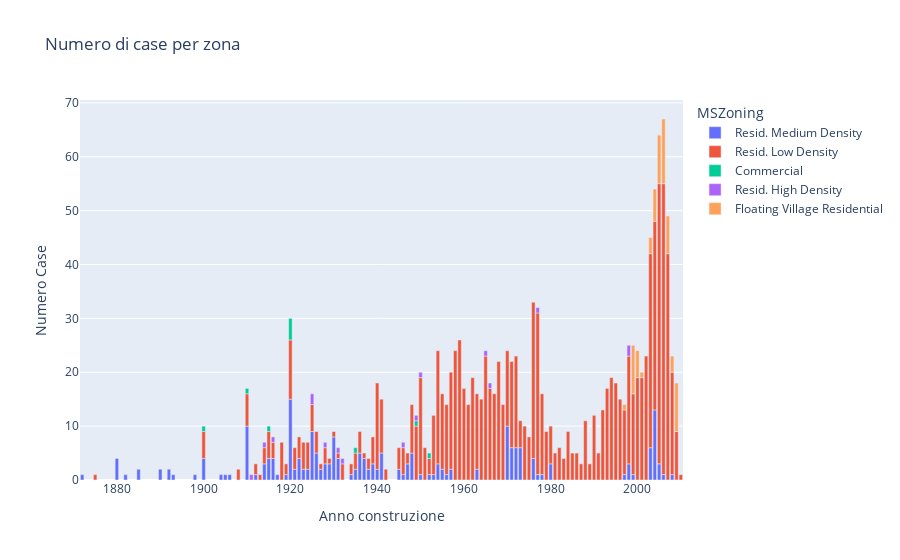

Notebook code for this chart:
### Code cell
#Number house per year and tipology of house

houses_per_year_type = new_data.groupby(["YearBuilt","MSZoning"]).count()
houses_per_year_type.reset_index(level=1, inplace=True)
houses_per_year_type.reset_index(level=0, inplace=True)
houses_per_year_type = houses_per_year_type[["YearBuilt","MSZoning","SalePrice"]].rename(columns={'SalePrice':"count"})
houses_per_year_type['MSZoning'] = houses_per_year_type['MSZoning'].replace(['A'],'Agriculture')
houses_per_year_type['MSZoning'] = houses_per_year_type['MSZoning'].replace(['C (all)'],'Commercial')
houses_per_year_type['MSZoning'] = houses_per_year_type['MSZoning'].replace(['FV'],'Floating Village Residential')
houses_per_year_type['MSZoning'] = houses_per_year_type['MSZoning'].replace(['I'],'Industrial')
houses_per_year_type['MSZoning'] = houses_per_year_type['MSZoning'].replace(['RH'],'Resid. High Density')
houses_per_year_type['MSZoning'] = houses_per_year_type['MSZoning'].replace(['RL'],'Resid. Low Density')
houses_per_year_type['MSZoning'] = houses_per_year_type['MSZoning'].replace(['RP'],'Resid. Low Density Park')
houses_per_year_type['MSZoning'] = houses_per_year_type['MSZoning'].replace(['RM'],'Resid. Medium Density')

fig2 = px.bar(houses_per_year_type, 
    x="YearBuilt",
    y="count", 
    color="MSZoning", 
    title="Numero di case per zona ",
    labels={'count':'Numero Case','YearBuilt':'Anno construzione'})
fig2.show()

### Figure 1 — Plotly figure (JSON) as saved in the notebook; plotly's stock layout.template omitted (floating-point values rounded to 4 significant figures)
{"data": [{"alignmentgroup": "True", "hovertemplate": "MSZoning=Resid. Medium Density<br>Anno construzione=%{x}<br>Numero Case=%{y}<extra></extra>", "legendgroup": "Resid. Medium Density", "marker": {"color": "#636efa", "pattern": {"shape": ""}}, "name": "Resid. Medium Density", "offsetgroup": "Resid. Medium Density", "orientation": "v", "showlegend": true, "textposition": "auto", "type": "bar", "x": [1872, 1880, 1882, 1885, 1890, 1892, 1893, 1898, 1900, 1904, 1905, 1906, 1910, 1912, 1914, 1915, 1916, 1917, 1919, 1920, 1921, 1922, 1923, 1924, 1925, 1926, 1927, 1928, 1929, 1930, 1931, 1934, 1935, 1936, 1937, 1938, 1939, 1940, 1941, 1945, 1946, 1947, 1948, 1950, 1952, 1953, 1954, 1955, 1956, 1957, 1963, 1970, 1971, 1972, 1973, 1976, 1977, 1978, 1980, 1997, 1998, 1999, 2003, 2004, 2005, 2006, 2008], "xaxis": "x", "y": [1, 4, 1, 2, 2, 2, 1, 1, 4, 1, 1, 1, 10, 1, 3, 4, 4, 1, 1, 15, 2, 4, 2, 2, 9, 5, 2, 3, 3, 8, 4, 1, 2, 5, 4, 2, 3, 2, 5, 2, 1, 3, 5, 1, 1, 1, 3, 2, 1, 2, 2, 10, 6, 6, 6, 4, 1, 1, 3, 1, 3, 1, 6, 13, 3, 1, 1], "yaxis": "y"}, {"alignmentgroup": "True", "hovertemplate": "MSZoning=Resid. Low Density<br>Anno construzione=%{x}<br>Numero Case=%{y}<extra></extra>", "legendgroup": "Resid. Low Density", "marker": {"color": "#EF553B", "pattern": {"shape": ""}}, "name": "Resid. Low Density", "offsetgroup": "Resid. Low Density", "orientation": "v", "showlegend": true, "textposition": "auto", "type": "bar", "x": [1875, 1900, 1908, 1910, 1912, 1913, 1914, 1915, 1916, 1918, 1919, 1920, 1921, 1922, 1923, 1924, 1925, 1926, 1927, 1928, 1929, 1930, 1931, 1932, 1934, 1935, 1936, 1937, 1938, 1939, 1940, 1941, 1942, 1945, 1946, 1947, 1948, 1949, 1950, 1951, 1952, 1953, 1954, 1955, 1956, 1957, 1958, 1959, 1960, 1961, 1962, 1963, 1964, 1965, 1966, 1967, 1968, 1969, 1970, 1971, 1972, 1973, 1974, 1975, 1976, 1977, 1978, 1979, 1980, 1981, 1982, 1983, 1984, 1985, 1986, 1987, 1988, 1989, 1990, 1991, 1992, 1993, 1994, 1995, 1996, 1997, 1998, 1999, 2000, 2001, 2002, 2003, 2004, 2005, 2006, 2007, 2008, 2009, 2010], "xaxis": "x", "y": [1, 5, 2, 6, 2, 1, 3, 5, 3, 7, 2, 11, 4, 4, 5, 5, 5, 4, 1, 3, 1, 1, 1, 3, 2, 3, 4, 1, 2, 5, 16, 10, 2, 4, 5, 2, 9, 10, 18, 6, 3, 11, 21, 14, 13, 18, 24, 26, 17, 14, 19, 14, 15, 23, 17, 16, 22, 14, 14, 16, 17, 5, 10, 8, 29, 30, 15, 9, 7, 5, 6, 4, 9, 5, 5, 3, 11, 3, 12, 5, 13, 17, 19, 18, 15, 12, 20, 15, 19, 19, 23, 36, 35, 52, 54, 42, 19, 9, 1], "yaxis": "y"}, {"alignmentgroup": "True", "hovertemplate": "MSZoning=Commercial<br>Anno construzione=%{x}<br>Numero Case=%{y}<extra></extra>", "legendgroup": "Commercial", "marker": {"color": "#00cc96", "pattern": {"shape": ""}}, "name": "Commercial", "offsetgroup": "Commercial", "orientation": "v", "showlegend": true, "textposition": "auto", "type": "bar", "x": [1900, 1910, 1915, 1920, 1935, 1949, 1952], "xaxis": "x", "y": [1, 1, 1, 4, 1, 1, 1], "yaxis": "y"}, {"alignmentgroup": "True", "hovertemplate": "MSZoning=Resid. High Density<br>Anno construzione=%{x}<br>Numero Case=%{y}<extra></extra>", "legendgroup": "Resid. High Density", "marker": {"color": "#ab63fa", "pattern": {"shape": ""}}, "name": "Resid. High Density", "offsetgroup": "Resid. High Density", "orientation": "v", "showlegend": true, "textposition": "auto", "type": "bar", "x": [1911, 1914, 1916, 1925, 1928, 1931, 1932, 1946, 1949, 1950, 1965, 1966, 1977, 1998], "xaxis": "x", "y": [1, 1, 1, 2, 1, 1, 1, 1, 1, 1, 1, 1, 1, 2], "yaxis": "y"}, {"alignmentgroup": "True", "hovertemplate": "MSZoning=Floating Village Residential<br>Anno construzione=%{x}<br>Numero Case=%{y}<extra></extra>", "legendgroup": "Floating Village Residential", "marker": {"color": "#FFA15A", "pattern": {"shape": ""}}, "name": "Floating Village Residential", "offsetgroup": "Floating Village Residential", "orientation": "v", "showlegend": true, "textposition": "auto", "type": "bar", "x": [1997, 1999, 2000, 2001, 2003, 2004, 2005, 2006, 2007, 2008, 2009], "xaxis": "x", "y": [1, 9, 5, 1, 3, 6, 9, 12, 7, 3, 9], "yaxis": "y"}], "layout": {"barmode": "relative", "legend": {"title": {"text": "MSZoning"}, "tracegroupgap": 0}, "title": {"text": "Numero di case per zona "}, "xaxis": {"anchor": "y", "domain": [0, 1], "title": {"text": "Anno construzione"}}, "yaxis": {"anchor": "x", "domain": [0, 1], "title": {"text": "Numero Case"}}}}
